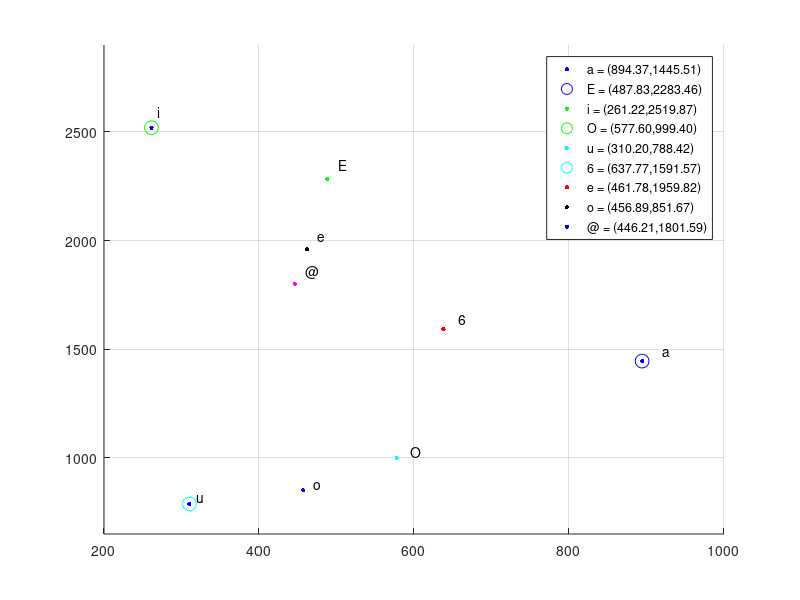

Recreate this plot in MATLAB. (Note: this script raises an error after producing the figure.)
%%%%%%%%%%%%%%%%%%%%%%%%%%%%%%%%%%%%%%%%%%%%%%%%
%          Instituto Superior Técnico          % 
%                                              %
%              Speech Processing               %
%                                              %
%                Laboratório - 1               %
%                                              %
%                  Grupo 8                     %
%%%%%%%%%%%%%%%%%%%%%%%%%%%%%%%%%%%%%%%%%%%%%%%%
clear all; close all;clc

%% Aluno - José    Diogo - 75255
%           F1       F2
%    a    894.37   1445.51
%    E    487.83   2283.46
%    i    261.22   2519.87
%    O    577.60   999.40
%    u    310.20   788.42
%    6    637.77   1591.57
%    e    461.78   1959.82
%    o    456.89   851.67
%    @    446.21   1801.59

F1 = [894.37 487.83 261.22 577.60 310.20 637.77 461.78 456.89 446.21];
F2 = [1445.51 2283.46 2519.87 999.40 788.42 1591.57 1959.82 851.67 1801.59];

figure;
axis([200 1000 650 2900]);
grid on, hold on,
plot(F1(1,:),F2(1,:), 'b.', 'markersize', 10);

%labelling
vowels = {'a','E','i','O','u','6','e','o','@'};
colors = ['bo'; 'g.' ;'go' ;'c.'; 'co' ;'r.'; 'k.'; 'b.' ;'m.'];
legenda = {'a = (894.37,1445.51)','E = (487.83,2283.46)','i = (261.22,2519.87)','O = (577.60,999.40)','u = (310.20,788.42)','6 = (637.77,1591.57)','e = (461.78,1959.82)','o = (456.89,851.67)','@ = (446.21,1801.59)'};
for i = 1 : numel(F1)
    plot(F1(i),F2(i),colors(i,:), 'markersize', 10);
    text(F1(i)*1.03, F2(i)*1.03, vowels(i));
    legend(legenda)
end

drawline([F1(1) F2(1)] ,[F1(5) F2(5)],'green')
drawline([F1(1) F2(1)] ,[F1(3) F2(3)],'green')
drawline([F1(3) F2(3)] ,[F1(5) F2(5)],'green')

title('Vowels Triangle - {\color{darkgreen}José Diogo}');
xlabel('F1 (Hz)');
ylabel('F2 (Hz)');

%% Aluno - Rúben   Tadeia - 75268
%           F1       F2
%    a    922.68   1392.86
%    E    522.61   2356.33
%    i    353.32   2744.19
%    O    653.50   919.40
%    u    339.48   727.68
%    6    683.58   1623.62
%    e    384.29   2466.26
%    o    400.14   761.36
%    @    363.29   1907.51

F1 = [922.68 522.61 353.32 653.50 339.48 683.58 384.29 400.14 363.29];
F2 = [1392.86 2356.33 2744.19 919.40 727.68 1623.62 2466.26 761.36 1907.51];

figure;
axis([200 1000 650 2900]);
grid on, hold on,

%labelling
vowels = {'a','E','i','O','u','6','e','o','@'};
colors = ['bo'; 'g.' ;'go' ;'c.'; 'co' ;'r.'; 'k.'; 'b.' ;'m.'];
legenda = {'a = (894.37,1445.51)','E = (487.83,2283.46)','i = (261.22,2519.87)','O = (577.60,999.40)','u = (310.20,788.42)','6 = (637.77,1591.57)','e = (461.78,1959.82)','o = (456.89,851.67)','@ = (446.21,1801.59)'};
for i = 1 : numel(F1)
    plot(F1(i),F2(i),colors(i,:), 'markersize', 10);
    text(F1(i)*1.03, F2(i)*1.03, vowels(i));
    legend(legenda)
end

drawline([F1(1) F2(1)] ,[F1(5) F2(5)],'blue')
drawline([F1(1) F2(1)] ,[F1(3) F2(3)],'blue')
drawline([F1(3) F2(3)] ,[F1(5) F2(5)],'blue')


title('Vowels Triangle - {\color{blue}Rúben Tadeia}');
xlabel('F1 (Hz)');
ylabel('F2 (Hz)');


%% Funções Auxiliares

function [] = drawline(p1, p2 ,color)
theta = atan2( p2(2) - p1(2), p2(1) - p1(1));
r = sqrt( (p2(1) - p1(1))^2 + (p2(2) - p1(2))^2);
line = 0:0.01: r;
x = p1(1) + line*cos(theta);
y = p1(2) + line*sin(theta);
plot(x, y , color)
end
